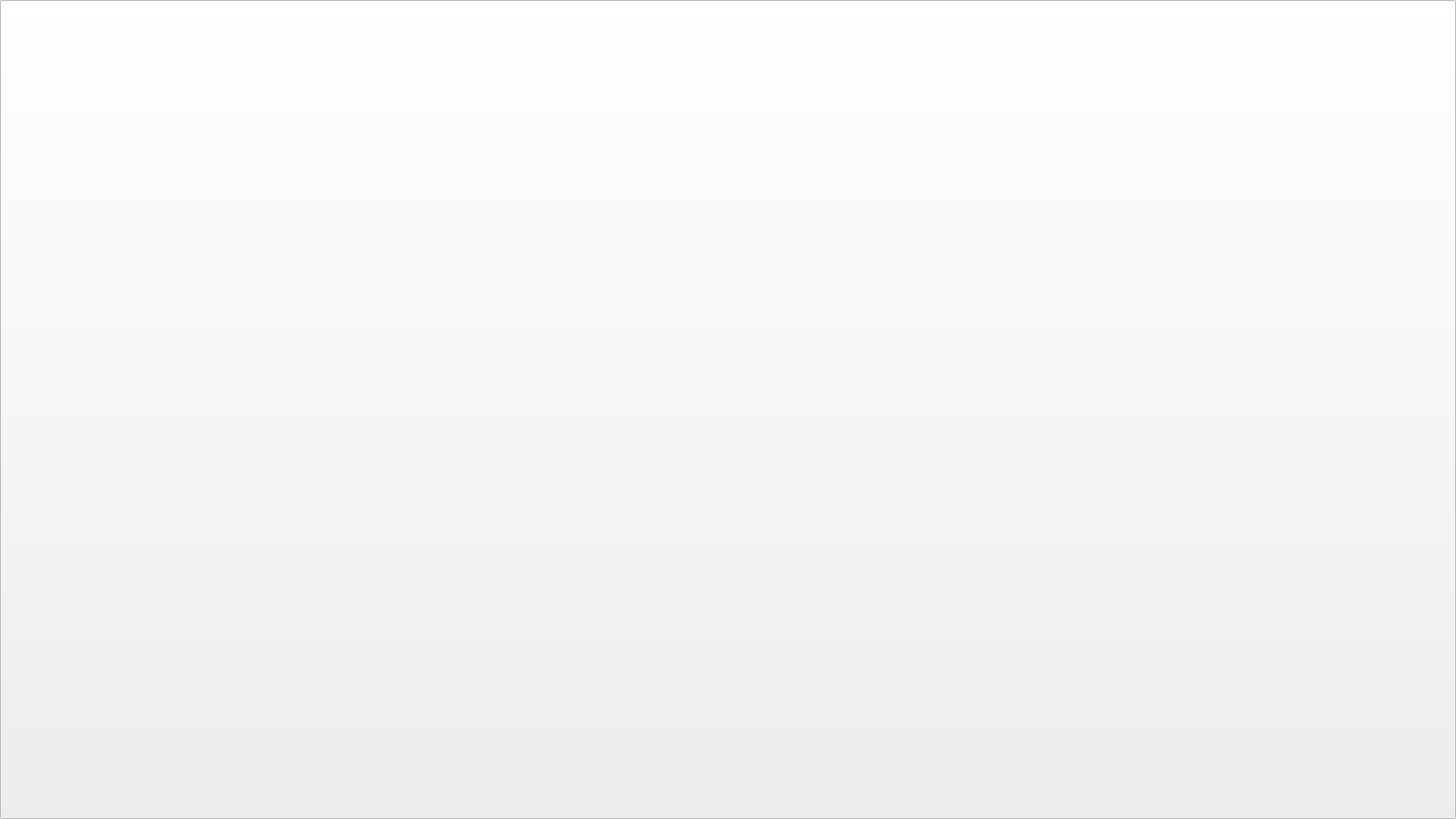
<?xml version="1.0" encoding="UTF-8"?>
<ui version="4.0">
 <class>Startwindow</class>
 <widget class="QMainWindow" name="Startwindow">
  <property name="geometry">
   <rect>
    <x>0</x>
    <y>0</y>
    <width>1920</width>
    <height>1080</height>
   </rect>
  </property>
  <property name="font">
   <font>
    <family>NanumBarunGothic</family>
    <pointsize>11</pointsize>
   </font>
  </property>
  <property name="mouseTracking">
   <bool>false</bool>
  </property>
  <property name="windowTitle">
   <string>시작화면</string>
  </property>
  <property name="toolTip">
   <string notr="true"/>
  </property>
  <property name="toolTipDuration">
   <number>0</number>
  </property>
  <property name="statusTip">
   <string notr="true"/>
  </property>
  <property name="whatsThis">
   <string notr="true"/>
  </property>
  <property name="accessibleName">
   <string notr="true"/>
  </property>
  <property name="accessibleDescription">
   <string notr="true"/>
  </property>
  <property name="autoFillBackground">
   <bool>false</bool>
  </property>
  <widget class="QWidget" name="centralwidget">
   <widget class="QPushButton" name="start">
    <property name="geometry">
     <rect>
      <x>0</x>
      <y>0</y>
      <width>1920</width>
      <height>1080</height>
     </rect>
    </property>
    <property name="minimumSize">
     <size>
      <width>21</width>
      <height>0</height>
     </size>
    </property>
    <property name="text">
     <string/>
    </property>
    <property name="icon">
     <iconset>
      <normaloff>../img/pages/슬라이드1.JPG</normaloff>../img/pages/슬라이드1.JPG</iconset>
    </property>
    <property name="iconSize">
     <size>
      <width>1920</width>
      <height>1080</height>
     </size>
    </property>
   </widget>
  </widget>
 </widget>
 <resources/>
 <connections/>
</ui>
